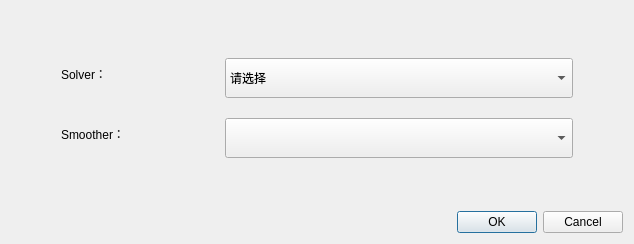
<?xml version="1.0" encoding="UTF-8"?>
<ui version="4.0">
 <class>Ui_solver_edit</class>
 <widget class="QDialog" name="Ui_solver_edit">
  <property name="geometry">
   <rect>
    <x>0</x>
    <y>0</y>
    <width>634</width>
    <height>244</height>
   </rect>
  </property>
  <property name="windowTitle">
   <string>求解器编辑</string>
  </property>
  <layout class="QVBoxLayout" name="verticalLayout">
   <item>
    <layout class="QFormLayout" name="formLayout">
     <property name="formAlignment">
      <set>Qt::AlignLeading|Qt::AlignLeft|Qt::AlignVCenter</set>
     </property>
     <property name="horizontalSpacing">
      <number>100</number>
     </property>
     <property name="verticalSpacing">
      <number>20</number>
     </property>
     <property name="leftMargin">
      <number>50</number>
     </property>
     <property name="rightMargin">
      <number>50</number>
     </property>
     <item row="0" column="0">
      <widget class="QLabel" name="label">
       <property name="text">
        <string>Solver：</string>
       </property>
      </widget>
     </item>
     <item row="0" column="1">
      <widget class="QComboBox" name="comboBox">
       <property name="minimumSize">
        <size>
         <width>0</width>
         <height>40</height>
        </size>
       </property>
       <item>
        <property name="text">
         <string>请选择</string>
        </property>
       </item>
       <item>
        <property name="text">
         <string>新建项目</string>
        </property>
       </item>
       <item>
        <property name="text">
         <string>新建项目</string>
        </property>
       </item>
       <item>
        <property name="text">
         <string>新建项目</string>
        </property>
       </item>
       <item>
        <property name="text">
         <string>新建项目</string>
        </property>
       </item>
       <item>
        <property name="text">
         <string>新建项目</string>
        </property>
       </item>
       <item>
        <property name="text">
         <string>新建项目</string>
        </property>
       </item>
      </widget>
     </item>
     <item row="1" column="0">
      <widget class="QLabel" name="label_2">
       <property name="text">
        <string>Smoother：</string>
       </property>
      </widget>
     </item>
     <item row="1" column="1">
      <widget class="QComboBox" name="comboBox_2">
       <property name="minimumSize">
        <size>
         <width>0</width>
         <height>40</height>
        </size>
       </property>
      </widget>
     </item>
    </layout>
   </item>
   <item>
    <widget class="QDialogButtonBox" name="buttonBox">
     <property name="orientation">
      <enum>Qt::Horizontal</enum>
     </property>
     <property name="standardButtons">
      <set>QDialogButtonBox::Cancel|QDialogButtonBox::Ok</set>
     </property>
    </widget>
   </item>
  </layout>
 </widget>
 <resources/>
 <connections>
  <connection>
   <sender>buttonBox</sender>
   <signal>accepted()</signal>
   <receiver>Ui_solver_edit</receiver>
   <slot>accept()</slot>
   <hints>
    <hint type="sourcelabel">
     <x>248</x>
     <y>254</y>
    </hint>
    <hint type="destinationlabel">
     <x>157</x>
     <y>274</y>
    </hint>
   </hints>
  </connection>
  <connection>
   <sender>buttonBox</sender>
   <signal>rejected()</signal>
   <receiver>Ui_solver_edit</receiver>
   <slot>reject()</slot>
   <hints>
    <hint type="sourcelabel">
     <x>316</x>
     <y>260</y>
    </hint>
    <hint type="destinationlabel">
     <x>286</x>
     <y>274</y>
    </hint>
   </hints>
  </connection>
 </connections>
</ui>
